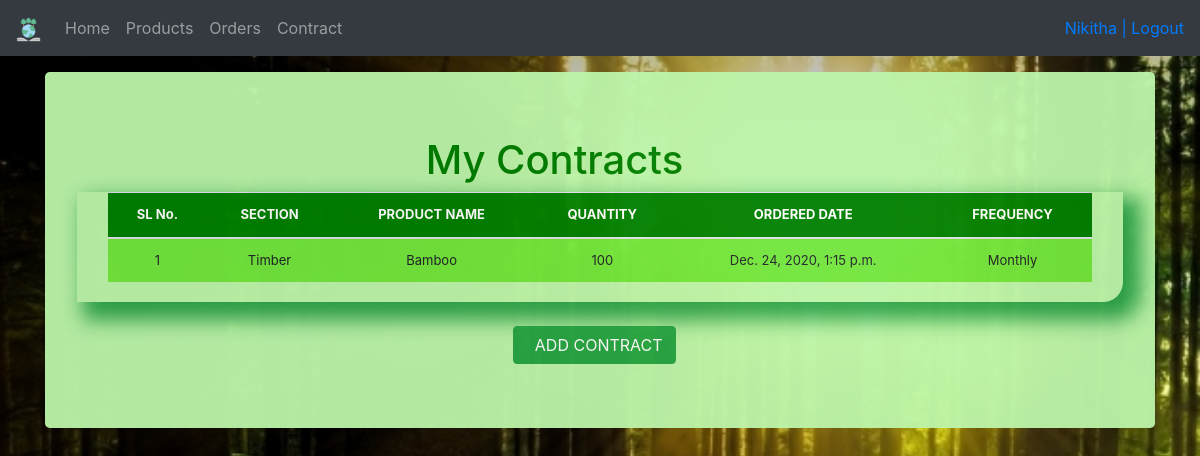
The app's page /list_contracts/Nimitha (signed in) with its own data.
### ForestManagement/models.py (models this page shows, shortened)
class Contract(models.Model):
	item = models.ForeignKey(Product, on_delete = models.CASCADE)
	ordered_quantity = models.IntegerField(default=0, blank=False, null=True)
	ordered_date = models.DateTimeField(auto_now=True)
	user_name = models.ForeignKey(User, on_delete=models.CASCADE)
	last_created_date = models.DateField(default=date.today() , blank=False, null=True)
	frequency = models.CharField(max_length=50, blank=True, null=True,choices = frequency_choice)

class Product(models.Model):
	category = models.CharField(max_length=50, blank=True, null=True)
	item_name = models.CharField(max_length=50, blank=True, null=True)
	quantity = models.IntegerField(default='0', blank=False, null=True)
	receive_quantity = models.IntegerField(default='0', blank=True, null=True)
	receive_by = models.CharField(max_length=50, blank=True, null=True)
	issue_quantity = models.IntegerField(default='0', blank=True, null=True)
	issue_by = models.CharField(max_length=50, blank=True, null=True)
	issue_to = models.CharField(max_length=50, blank=True, null=True)
	phone_number = models.CharField(max_length=50, blank=True, null=True)
	created_by = models.CharField(max_length=50, blank=True, null=True)
	last_updated = models.DateTimeField(auto_now_add=False, auto_now=True)
	export_to_CSV = models.BooleanField(default=False)
	def __str__(self):
		return self.item_name

### ForestManagement/views.py (the view)
# urls.py: path('list_contracts/<str:username>', views.UserContractsListView.as_view(), name='list_contracts'),
class UserContractsListView(ListView):
    model = Contract
    template_name = 'list_contracts.html'
    context_object_name = 'orders'
    paginate_by = 5
    def get_queryset(self):
        user = get_object_or_404(User, username=self.kwargs.get('username'))
        return Contract.objects.filter(user_name=user)

### ForestManagement/templates/list_contracts.html (shortened to what this page needs)
{% load static %}
<!DOCTYPE html>
<html lang="en">
<head>
    <link href="{% static 'css/bootstrap.min.css' %}" rel="stylesheet">
    <link href="{% static 'css/stylesheet.css' %}" rel="stylesheet">
    <link href="{% static 'css/navbar-top-fixed.css' %}" rel="stylesheet">
</head>
<body>
    {% include 'navbar.html' %}
    <main role="main" class="container">
        <div class="jumbotron">
            {% if user.is_staff%}
            <div class="header offset-4" style="color: green;">
                <h1>LIST OF CONTRACTS</h1>
            </div>
            {% else %}
            <div class="header offset-4" style="color: green;">
                <h1>My Contracts</h1>
            </div>
            {% endif %}
            <div class="display_table">
                <table class="table">
                    <thead>
                        <tr>
                            <th>SL No.</th>
                            <th>SECTION</th>
                            <th>PRODUCT NAME</th>
                            <th>QUANTITY</th>
                            <th>ORDERED DATE</th>
                            <th>FREQUENCY</th>
                        </tr>
                    </thead>
                    {% for instance in orders %}
                    <tr>
                        <td>{{forloop.counter}}</td>
                        <td>{{instance.item.category}}</td>
                        <td>{{instance.item}}</td>
                        <td>{{instance.ordered_quantity}}</td>
                        <td>{{instance.ordered_date}}</td>
                        <td>{{instance.frequency}}</td>
                    </tr>
                    {% endfor %}
                </table>
            </div>
            <br />
            {% if not user.is_staff %}
            <a href="{% url 'make_contract'%}" class="btn btn-success offset-5">&nbsp;
                ADD CONTRACT</a>
            {% endif %}
        </div>
    </main>
</body>
</html>

### ForestManagement/templates/navbar.html (shortened to what this page needs)
{% load crispy_forms_tags %}
{% load static %}
<nav class="navbar navbar-expand-md navbar-dark fixed-top bg-dark">
    <a class="navbar-brand" href="/"><img src="{% static 'img/favicon.png' %}" alt="Forest Management" style="width:25px;height:25px;"></a>
    <div class="collapse navbar-collapse" id="navbarCollapse">
      <ul class="navbar-nav mr-auto">
        <li class="nav-item">
          <a class="nav-link" href="/">Home <span class="sr-only">(current)</span></a>
        </li>
        {% if user.is_authenticated %}
        <li class="nav-item">
          <a class="nav-link" href="/list">Products</a>
        </li>
        {% if user.is_staff%}
        <li class="nav-item">
          <a class="nav-link" href="/list_orders_staff">Orders</a>
        </li>
        <li class="nav-item">
          <a class="nav-link" href="list_staff_contract/">Contract</a>
        </li>
        {% else %}
        <li class="nav-item">
          <a class="nav-link" href="{% url 'list_orders' user%} ">Orders</a>
        </li>
        <li class="nav-item">
          <a class="nav-link" href="{% url 'list_contracts' user%} ">Contract</a>
        </li>
        {% endif %}
        {% endif %}
      </ul>
      <ul class="navbar-nav">
        {% if request.user.is_authenticated %}
        <li>&nbsp;&nbsp;<a href="/accounts/logout">{{ user }} | Logout</a></li>
        {% else %}
        <li><a class="nav-link" href="/accounts/login">Login</a></li>
        {% endif %}
    </ul>
    </div>
  </nav>

### ForestManagement/static/css/stylesheet.css (style rules this page uses)
body { background-image:url('../img/download.jpg'); background-repeat: no-repeat; background-attachment: fixed; background-size: cover; min-height: 75rem; padding-top: 4.5rem; }
.table { font-size: 13px; text-align: center; width: 95%; margin: auto; text-align: center; }
.table tr:nth-child(odd) { background: #72e63d }
th { background-color: #008000; color: white; }
.display_table { border-bottom-right-radius: 20px; padding-left: 5px; padding-right: 5px; padding-bottom: 20px; box-shadow: 12px 12px 20px 6px #2ea44b; }
.jumbotron { background-color: #bdf5aa; opacity: 0.95; }

### ForestManagement/static/css/navbar-top-fixed.css (style rules this page uses)
body { min-height: 75rem; padding-top: 4.5rem; }

### records on screen
Contract: item.category "Timber", item "Bamboo", ordered_quantity "100", ordered_date "Dec. 24, 2020, 1:15 p.m.", frequency "Monthly"

### other values on screen
{{ user }} "Nikitha"
